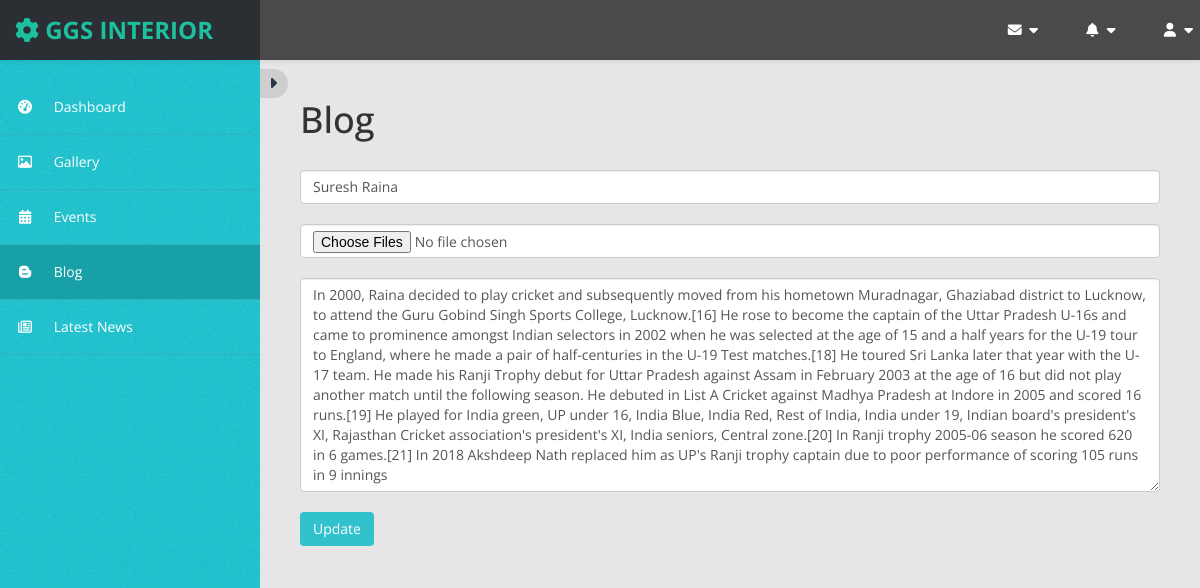
Page /admin/blup.php?id=2 on the committed database.
### tables this page shows
CREATE TABLE `blog` (
  `id` int(255) NOT NULL,
  `title` varchar(255) NOT NULL,
  `image` varchar(255) NOT NULL,
  `desc` longtext NOT NULL
);

### admin/blup.php (the view, shortened to what this page needs)
<?php
include 'connection.php'
?>
<?php
$id=$_GET['id'];
$select="SELECT * FROM `blog` WHERE `id`='$id'";
$data=mysqli_query($con,$select);
$row=mysqli_fetch_array($data);
?>
<!DOCTYPE html>
<html lang="en">
<head>
</head>
<?php
include 'link.php';
include 'head.php';
?>
<body>
<div id="page-wrapper">
            <div id="page-inner">
                <div class="row">
                    <div class="col-md-12">
                        <h1 class="page-header">
                          Blog
                        </h1>
                        <form action="" method="post" class="form-group" enctype="multipart/form-data">
<input type="text" placeholder="Add Title" name="title" class="form-control"  value="<?php echo $row['title'] ?>"><br>
<input type="file" name="file[]" id="file" class="form-control" multiple  value="<?php echo $row['image']?>"  ><br>
<textarea name="desc" id="" cols="30" rows="10"  class="form-control" placeholder="Add Description" value=""><?php echo $row['desc']?></textarea><br>
<input type="submit" value="Update" name="submit" class="btn infd">
</form>
             </div>
                </div>
            </div>
        </div>
    </div>
</body>
</html>

### admin/assets/css/custom-styles.css (style rules this page uses)
body { font-family: 'Open Sans', sans-serif; background: #32C2CD url(../img/bg-img.jpg) !important; }
#page-wrapper { padding: 15px 15px; min-height: 600px; background: #E6E6E6; }
#page-inner { width:100%; margin:10px 20px 10px 0px; background-color:transparent; padding:10px; min-height:1200px; }
h1, .h1, h2, .h2, h3, .h3 { margin-top: 7px; margin-bottom: -5px; }
#page-wrapper { position: relative; top: 55px; }
.page-header { padding-bottom: 9px; margin: 10px 0 20px; border-bottom: 1px solid transparent; text-align: left; }
@media (min-width:768px) { #page-wrapper { margin: 0 0 0 260px; padding: 15px 30px; min-height: 1200px; } }

### admin/blup.php (style rules this page uses)
.infd { color: #fff; background-color: #32C2CD; border-color: #fdfdfd; }

### rows in the picture
blog: title "Suresh Raina", desc "In 2000, Raina decided to play cricket and subsequently moved from his hometown Muradnagar, Ghaziabad district to Lucknow, to attend the Guru Gobind Singh Sports College, Lucknow.[16] He rose to become the captain of the Uttar Pradesh U-16s and came to prominence amongst Indian selectors in 2002 when he was selected at the age of 15 and a half years for the U-19 tour to England, where he made a pair of half-centuries in the U-19 Test matches.[18] He toured Sri Lanka later that year with the U-17 team. He made his Ranji Trophy debut for Uttar Pradesh against Assam in February 2003 at the age of 16 but did not play another match until the following season. He debuted in List A Cricket against…"
